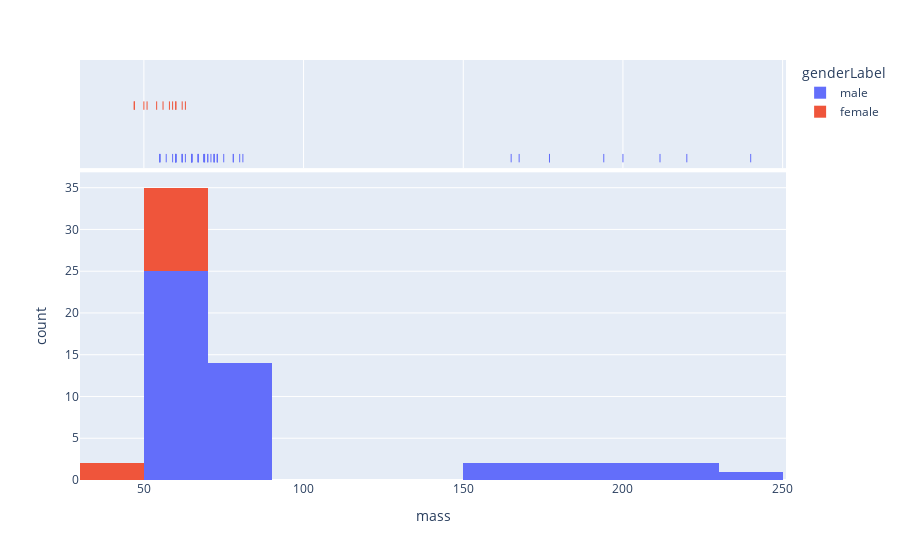

Write notebook code for a chart like this one.
### Markdown cell above
#  Histogram, DensityPlot, BoxPlot, ViolinPlot

### Code cell
sparql_query = """
#Distribution of indonesian's mass based on gender
SELECT ?item ?mass ?genderLabel
WHERE 
{
  ?item wdt:P31 wd:Q5;
        wdt:P27 wd:Q252;
        wdt:P2067 ?mass;
        wdt:P21 ?gender.
  SERVICE wikibase:label { bd:serviceParam wikibase:language "[AUTO_LANGUAGE],en". }
}
"""
sparql_service_url = "https://query.wikidata.org/sparql"
chart = vkg(sparql_query=sparql_query, sparql_service_url=sparql_service_url, chart='Histogram')
chart.plot()

### Figure 1 — Plotly figure (JSON) as saved in the notebook; plotly's stock layout.template omitted (floating-point values rounded to 4 significant figures)
{"data": [{"alignmentgroup": "True", "bingroup": "x", "hovertemplate": "genderLabel=male<br>mass=%{x}<br>count=%{y}<extra></extra>", "legendgroup": "male", "marker": {"color": "#636efa"}, "name": "male", "offsetgroup": "male", "orientation": "v", "showlegend": true, "type": "histogram", "x": [78, 69, 72, 62, 62, 72, 62, 73, 65, 55, 57, 67, 60, 65, 65, 59, 63, 60, 60, 73, 65, 67, 65, 72, 78, 60, 73, 70, 165, 75, 200, 80, 67, 70, 81, 69, 55, 167.5, 177, 220, 71, 211.6, 68.7, 240, 194, 60, 177, 55], "xaxis": "x", "yaxis": "y"}, {"alignmentgroup": "True", "boxpoints": "all", "customdata": [["http://www.wikidata.org/entity/Q255619", "male"], ["http://www.wikidata.org/entity/Q431353", "male"], ["http://www.wikidata.org/entity/Q506333", "male"], ["http://www.wikidata.org/entity/Q554549", "male"], ["http://www.wikidata.org/entity/Q558761", "male"], ["http://www.wikidata.org/entity/Q561701", "male"], ["http://www.wikidata.org/entity/Q640967", "male"], ["http://www.wikidata.org/entity/Q731979", "male"], ["http://www.wikidata.org/entity/Q983494", "male"], ["http://www.wikidata.org/entity/Q2084730", "male"], ["http://www.wikidata.org/entity/Q2084739", "male"], ["http://www.wikidata.org/entity/Q3498278", "male"], ["http://www.wikidata.org/entity/Q3498286", "male"], ["http://www.wikidata.org/entity/Q3505511", "male"], ["http://www.wikidata.org/entity/Q3505523", "male"], ["http://www.wikidata.org/entity/Q3946559", "male"], ["http://www.wikidata.org/entity/Q4115978", "male"], ["http://www.wikidata.org/entity/Q4116077", "male"], ["http://www.wikidata.org/entity/Q4116080", "male"], ["http://www.wikidata.org/entity/Q4116081", "male"], ["http://www.wikidata.org/entity/Q4116083", "male"], ["http://www.wikidata.org/entity/Q4215919", "male"], ["http://www.wikidata.org/entity/Q4261137", "male"], ["http://www.wikidata.org/entity/Q4673827", "male"], ["http://www.wikidata.org/entity/Q5104091", "male"], ["http://www.wikidata.org/entity/Q5350264", "male"], ["http://www.wikidata.org/entity/Q5445518", "male"], ["http://www.wikidata.org/entity/Q6745424", "male"], ["http://www.wikidata.org/entity/Q6765019", "male"], ["http://www.wikidata.org/entity/Q6771459", "male"], ["http://www.wikidata.org/entity/Q8986617", "male"], ["http://www.wikidata.org/entity/Q10406234", "male"], ["http://www.wikidata.org/entity/Q10513620", "male"], ["http://www.wikidata.org/entity/Q12472535", "male"], ["http://www.wikidata.org/entity/Q12482719", "male"], ["http://www.wikidata.org/entity/Q12780041", "male"], ["http://www.wikidata.org/entity/Q15229725", "male"], ["http://www.wikidata.org/entity/Q16149940", "male"], ["http://www.wikidata.org/entity/Q16208704", "male"], ["http://www.wikidata.org/entity/Q16728353", "male"], ["http://www.wikidata.org/entity/Q23322478", "male"], ["http://www.wikidata.org/entity/Q23664636", "male"], ["http://www.wikidata.org/entity/Q27840139", "male"], ["http://www.wikidata.org/entity/Q28115214", "male"], ["http://www.wikidata.org/entity/Q32066894", "male"], ["http://www.wikidata.org/entity/Q55441062", "male"], ["http://www.wikidata.org/entity/Q60675769", "male"], ["http://www.wikidata.org/entity/Q61119183", "male"]], "fillcolor": "rgba(255,255,255,0)", "hoveron": "points", "hovertemplate": "genderLabel=%{customdata[1]}<br>mass=%{x}<br>item=%{customdata[0]}<extra></extra>", "jitter": 0, "legendgroup": "male", "line": {"color": "rgba(255,255,255,0)"}, "marker": {"color": "#636efa", "symbol": "line-ns-open"}, "name": "male", "offsetgroup": "male", "showlegend": false, "type": "box", "x": [78, 69, 72, 62, 62, 72, 62, 73, 65, 55, 57, 67, 60, 65, 65, 59, 63, 60, 60, 73, 65, 67, 65, 72, 78, 60, 73, 70, 165, 75, 200, 80, 67, 70, 81, 69, 55, 167.5, 177, 220, 71, 211.6, 68.7, 240, 194, 60, 177, 55], "xaxis": "x2", "yaxis": "y2"}, {"alignmentgroup": "True", "bingroup": "x", "hovertemplate": "genderLabel=female<br>mass=%{x}<br>count=%{y}<extra></extra>", "legendgroup": "female", "marker": {"color": "#EF553B"}, "name": "female", "offsetgroup": "female", "orientation": "v", "showlegend": true, "type": "histogram", "x": [50, 56, 58, 59, 51, 47, 62, 60, 47, 63, 60, 54], "xaxis": "x", "yaxis": "y"}, {"alignmentgroup": "True", "boxpoints": "all", "customdata": [["http://www.wikidata.org/entity/Q425634", "female"], ["http://www.wikidata.org/entity/Q464583", "female"], ["http://www.wikidata.org/entity/Q464630", "female"], ["http://www.wikidata.org/entity/Q584761", "female"], ["http://www.wikidata.org/entity/Q3040291", "female"], ["http://www.wikidata.org/entity/Q4263050", "female"], ["http://www.wikidata.org/entity/Q12482935", "female"], ["http://www.wikidata.org/entity/Q16216696", "female"], ["http://www.wikidata.org/entity/Q22958340", "female"], ["http://www.wikidata.org/entity/Q46251830", "female"], ["http://www.wikidata.org/entity/Q47492151", "female"], ["http://www.wikidata.org/entity/Q61234300", "female"]], "fillcolor": "rgba(255,255,255,0)", "hoveron": "points", "hovertemplate": "genderLabel=%{customdata[1]}<br>mass=%{x}<br>item=%{customdata[0]}<extra></extra>", "jitter": 0, "legendgroup": "female", "line": {"color": "rgba(255,255,255,0)"}, "marker": {"color": "#EF553B", "symbol": "line-ns-open"}, "name": "female", "offsetgroup": "female", "showlegend": false, "type": "box", "x": [50, 56, 58, 59, 51, 47, 62, 60, 47, 63, 60, 54], "xaxis": "x2", "yaxis": "y2"}], "layout": {"barmode": "relative", "legend": {"title": {"text": "genderLabel"}, "tracegroupgap": 0}, "margin": {"t": 60}, "xaxis": {"anchor": "y", "domain": [0, 1], "title": {"text": "mass"}}, "xaxis2": {"anchor": "y2", "domain": [0, 1], "matches": "x", "showgrid": true, "showticklabels": false}, "yaxis": {"anchor": "x", "domain": [0, 0.7326], "title": {"text": "count"}}, "yaxis2": {"anchor": "x2", "domain": [0.7426, 1], "matches": "y2", "showgrid": false, "showline": false, "showticklabels": false, "ticks": ""}}}
